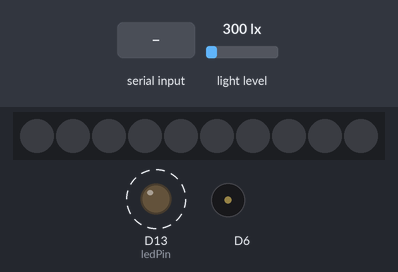
Bench run of a sketch on a simulated Adafruit Circuit Playground Express. On the bench: 10 RGB LEDs in strip order, left to right, output pins drawn as LEDs (lit = HIGH), buzzer (waves = sounding). Dashed ring = blinking. The inputs (shaded band) are chosen by the test bench; at power-on: light level 300 lx. Dim RGB values are drawn brighter than linear.

Above: at 1.2 s.
1.3 s: "a" received over Serial
At 1.65 s:
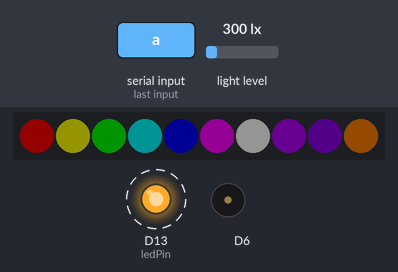
3.7 s: "r" received over Serial
At 4.06 s:
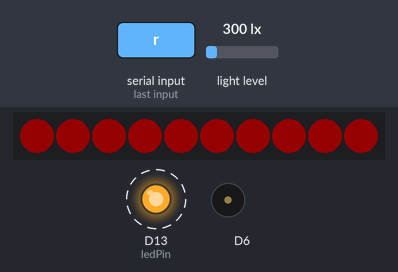
6.1 s: "g" received over Serial
At 6.46 s:
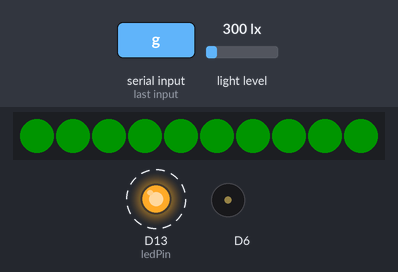
8.5 s: "b" received over Serial
At 8.87 s:
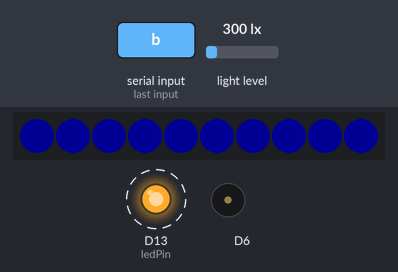
10.9 s: "s" received over Serial
At 11.12 s:
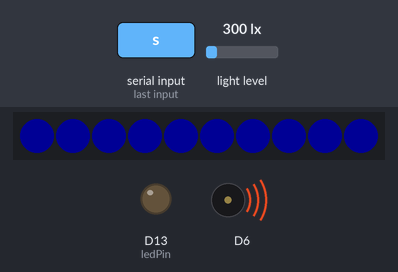
Timing chart, 0 to 14.8 s (numbered marks = the images above; inputs shaded):
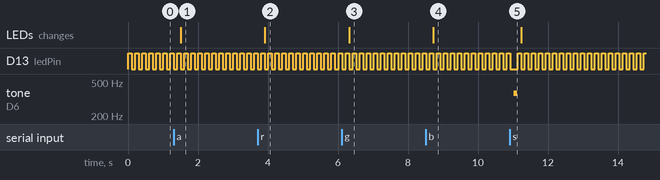

The sketch:

sketch_dec07a.ino
```cpp
//[sourcecode language = "cpp"]
//#include "pitches.h"
#include <Adafruit_Circuit_Playground.h>
#include <FastLED.h>
const int ledPin = 13;


void setup() {
  CircuitPlayground.begin();
  // put your setup code here, to run once:
  pinMode(ledPin, OUTPUT);
  Serial.begin(9600);
}

void loop() {
  uint16_t value, sound;

  // put your main code here, to run repeatedly:
  digitalWrite(ledPin, HIGH);
  delay(100);
  digitalWrite(ledPin, LOW);
  delay(100);

  char read = Serial.read();

  if(read == 's') {
      value = CircuitPlayground.lightSensor();
      sound = map(value, 0, 1023, 131, 1760);
      CircuitPlayground.playTone(sound,100);

      CircuitPlayground.setPixelColor(0, 0, 0, 0);
      CircuitPlayground.setPixelColor(1, 0, 0, 0);
      CircuitPlayground.setPixelColor(2, 0, 0, 0);
      CircuitPlayground.setPixelColor(3, 0, 0, 0);
      CircuitPlayground.setPixelColor(4, 0, 0, 0);
      CircuitPlayground.setPixelColor(5, 0, 0, 0);
      CircuitPlayground.setPixelColor(6, 0, 0, 0);
      CircuitPlayground.setPixelColor(7, 0, 0, 0);
      CircuitPlayground.setPixelColor(8, 0, 0, 0);
      CircuitPlayground.setPixelColor(9, 0, 0, 0);
  }

  if(read == 'a') {
    CircuitPlayground.setPixelColor(0, 255, 0, 0);
    CircuitPlayground.setPixelColor(1, 255, 255, 0);
    CircuitPlayground.setPixelColor(2, 0, 255, 0);
    CircuitPlayground.setPixelColor(3, 0, 255, 255);
    CircuitPlayground.setPixelColor(4, 0, 0, 255);
    CircuitPlayground.setPixelColor(5, 255, 0, 255);
    CircuitPlayground.setPixelColor(6, 255, 255, 255);
    CircuitPlayground.setPixelColor(7, 148, 0, 211);
    CircuitPlayground.setPixelColor(8, 75, 0, 130);
    CircuitPlayground.setPixelColor(9, 255, 127, 0);
  }

  if(read == 'r') {
    CircuitPlayground.setPixelColor(0, 255, 0, 0);
    CircuitPlayground.setPixelColor(1, 255, 0, 0);
    CircuitPlayground.setPixelColor(2, 255, 0, 0);
    CircuitPlayground.setPixelColor(3, 255, 0, 0);
    CircuitPlayground.setPixelColor(4, 255, 0, 0);
    CircuitPlayground.setPixelColor(5, 255, 0, 0);
    CircuitPlayground.setPixelColor(6, 255, 0, 0);
    CircuitPlayground.setPixelColor(7, 255, 0, 0);
    CircuitPlayground.setPixelColor(8, 255, 0, 0);
    CircuitPlayground.setPixelColor(9, 255, 0, 0);
  }

  if(read == 'g') {
    CircuitPlayground.setPixelColor(0, 0, 255, 0);
    CircuitPlayground.setPixelColor(1, 0, 255, 0);
    CircuitPlayground.setPixelColor(2, 0, 255, 0);
    CircuitPlayground.setPixelColor(3, 0, 255, 0);
    CircuitPlayground.setPixelColor(4, 0, 255, 0);
    CircuitPlayground.setPixelColor(5, 0, 255, 0);
    CircuitPlayground.setPixelColor(6, 0, 255, 0);
    CircuitPlayground.setPixelColor(7, 0, 255, 0);
    CircuitPlayground.setPixelColor(8, 0, 255, 0);
    CircuitPlayground.setPixelColor(9, 0, 255, 0);
  }

  if(read == 'b') {
    CircuitPlayground.setPixelColor(0, 0, 0, 255);
    CircuitPlayground.setPixelColor(1, 0, 0, 255);
    CircuitPlayground.setPixelColor(2, 0, 0, 255);
    CircuitPlayground.setPixelColor(3, 0, 0, 255);
    CircuitPlayground.setPixelColor(4, 0, 0, 255);
    CircuitPlayground.setPixelColor(5, 0, 0, 255);
    CircuitPlayground.setPixelColor(6, 0, 0, 255);
    CircuitPlayground.setPixelColor(7, 0, 0, 255);
    CircuitPlayground.setPixelColor(8, 0, 0, 255);
    CircuitPlayground.setPixelColor(9, 0, 0, 255);
  }

  if(Serial.available()) {
    //char a = Serial.read();
    //if (a == 'b'){
     // value = CircuitPlayground.lightSensor();
      //sound = map(value, 0, 1023, 131, 1760);
      //CircuitPlayground.playTone(sound,100);
    //}
    //light(Serial.read() - '0');
  }
  //delay(500);
}

void light(int n) {
  for (int i = 0; i < n; i++) {
    digitalWrite(ledPin, HIGH);
    delay(100);
    digitalWrite(ledPin, LOW);
    delay(100);
  }
}
//[/sourcecode]
```

Measured:
- after the input at 1.3 s, the LEDs: change after 0.21 s (image 1)
- after the input at 3.7 s, the LEDs: change after 0.21 s (image 2)
- after the input at 6.1 s, the LEDs: change after 0.22 s (image 3)
- after the input at 8.5 s, the LEDs: change after 0.22 s (image 4)
- after the input at 10.9 s, tone on D6: silent → 369 Hz after 0.13 s, → silent 0.10 s later
- by itself, D13 (ledPin): repeats every 0.20 s: HIGH 0.10 s, LOW 0.10 s
